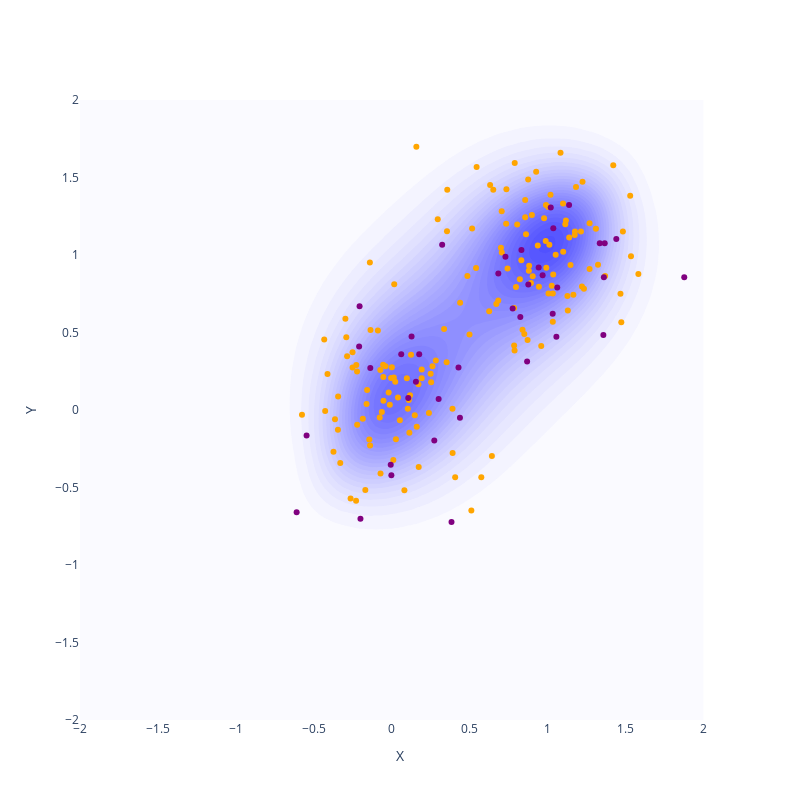

Notebook code cell kept with this figure:
### Code cell
# Define density function of VAE.
def create_vae_density(model: VAE, num_latent_samples: int = 10000) -> torch.Tensor:
    z = torch.randn(num_latent_samples, model.latent_dim)
    mean, var = model.decode(z, unnormalize=True)
    weights = (1 / num_latent_samples) * torch.ones(num_latent_samples)
    return GaussianMixtureModel(mean, torch.diag_embed(var), weights)


posterior_dist = create_vae_density(model)
fig = plot_density_heatmap(posterior_dist.likelihood)
# samples_normalized = model.output_normalizer.normalize(samples)
# fig.add_trace(
#     go.Scatter(x=samples_normalized[:, 0], y=samples_normalized[:, 1], mode="markers")
# )
fig.add_trace(
    go.Scatter(
        x=train_data[:, 0],
        y=train_data[:, 1],
        mode="markers",
        marker=dict(color="Orange"),
    )
)
fig.add_trace(
    go.Scatter(
        x=val_data[:, 0], y=val_data[:, 1], mode="markers", marker=dict(color="Purple")
    )
)
fig.show()

### Figure 1 — Plotly figure (JSON) as saved in the notebook; plotly's stock layout.template omitted (floating-point values rounded to 4 significant figures; data arrays with more than 128 entries replaced by an {"elided": "..."} marker saying what was removed)
{"data": [{"colorscale": [[0, "rgba(255,255,255,0.8)"], [1, "rgba(0,0,255,1.0)"]], "contours": {"coloring": "fill", "end": 1, "showlines": false, "size": 0.025, "start": 0}, "showscale": false, "type": "contour", "x": [-2, -1.96, -1.919, -1.879, -1.838, -1.798, -1.758, -1.717, -1.677, -1.636, -1.596, -1.556, -1.515, -1.475, -1.434, -1.394, -1.354, -1.313, -1.273, -1.232, -1.192, -1.152, -1.111, -1.071, -1.03, -0.9899, -0.9495, -0.9091, -0.8687, -0.8283, -0.7879, -0.7475, -0.7071, -0.6667, -0.6263, -0.5859, -0.5455, -0.5051, -0.4646, -0.4242, -0.3838, -0.3434, -0.303, -0.2626, -0.2222, -0.1818, -0.1414, -0.101, -0.06061, -0.0202, 0.0202, 0.06061, 0.101, 0.1414, 0.1818, 0.2222, 0.2626, 0.303, 0.3434, 0.3838, 0.4242, 0.4646, 0.5051, 0.5455, 0.5859, 0.6263, 0.6667, 0.7071, 0.7475, 0.7879, 0.8283, 0.8687, 0.9091, 0.9495, 0.9899, 1.03, 1.071, 1.111, 1.152, 1.192, 1.232, 1.273, 1.313, 1.354, 1.394, 1.434, 1.475, 1.515, 1.556, 1.596, 1.636, 1.677, 1.717, 1.758, 1.798, 1.838, 1.879, 1.919, 1.96, 2], "y": [-2, -1.96, -1.919, -1.879, -1.838, -1.798, -1.758, -1.717, -1.677, -1.636, -1.596, -1.556, -1.515, -1.475, -1.434, -1.394, -1.354, -1.313, -1.273, -1.232, -1.192, -1.152, -1.111, -1.071, -1.03, -0.9899, -0.9495, -0.9091, -0.8687, -0.8283, -0.7879, -0.7475, -0.7071, -0.6667, -0.6263, -0.5859, -0.5455, -0.5051, -0.4646, -0.4242, -0.3838, -0.3434, -0.303, -0.2626, -0.2222, -0.1818, -0.1414, -0.101, -0.06061, -0.0202, 0.0202, 0.06061, 0.101, 0.1414, 0.1818, 0.2222, 0.2626, 0.303, 0.3434, 0.3838, 0.4242, 0.4646, 0.5051, 0.5455, 0.5859, 0.6263, 0.6667, 0.7071, 0.7475, 0.7879, 0.8283, 0.8687, 0.9091, 0.9495, 0.9899, 1.03, 1.071, 1.111, 1.152, 1.192, 1.232, 1.273, 1.313, 1.354, 1.394, 1.434, 1.475, 1.515, 1.556, 1.596, 1.636, 1.677, 1.717, 1.758, 1.798, 1.838, 1.879, 1.919, 1.96, 2], "z": {"elided": "100x100 float values"}}, {"marker": {"color": "Orange"}, "mode": "markers", "type": "scatter", "x": {"elided": "160 float values"}, "y": {"elided": "160 float values"}}, {"marker": {"color": "Purple"}, "mode": "markers", "type": "scatter", "x": [-0.201, -0.5465, -0.2066, 1.44, 1.876, -0.002707, 0.06057, 0.1056, 0.8315, 0.6834, 0.729, 0.3231, 1.366, 0.1269, -0.006797, 1.36, 1.334, 0.3005, 0.9421, -0.1379, 1.357, 0.4278, 0.8679, 0.7754, 0.9675, 1.137, 1.036, 0.8758, 0.1547, -0.2094, 0.2726, 1.032, 0.1759, 1.056, 1.02, 1.061, -0.6103, 0.4372, 0.8244, 0.3831], "y": [-0.702, -0.165, 0.6694, 1.104, 0.8567, -0.4205, 0.3592, 0.07821, 1.032, 0.881, 0.9892, 1.066, 1.075, 0.4741, -0.3533, 0.8559, 1.076, 0.0715, 0.9186, 0.2708, 0.4843, 0.2743, 0.3123, 0.6541, 0.8699, 1.322, 1.173, 0.8103, 0.1828, 0.409, -0.1961, 0.6208, 0.3595, 0.4729, 1.307, 0.7907, -0.6603, -0.05063, 0.5995, -0.7231]}], "layout": {"autosize": false, "height": 800, "paper_bgcolor": "white", "plot_bgcolor": "white", "showlegend": false, "width": 800, "xaxis": {"showgrid": false, "title": {"text": "X"}, "zeroline": false}, "yaxis": {"showgrid": false, "title": {"text": "Y"}, "zeroline": false}}}
